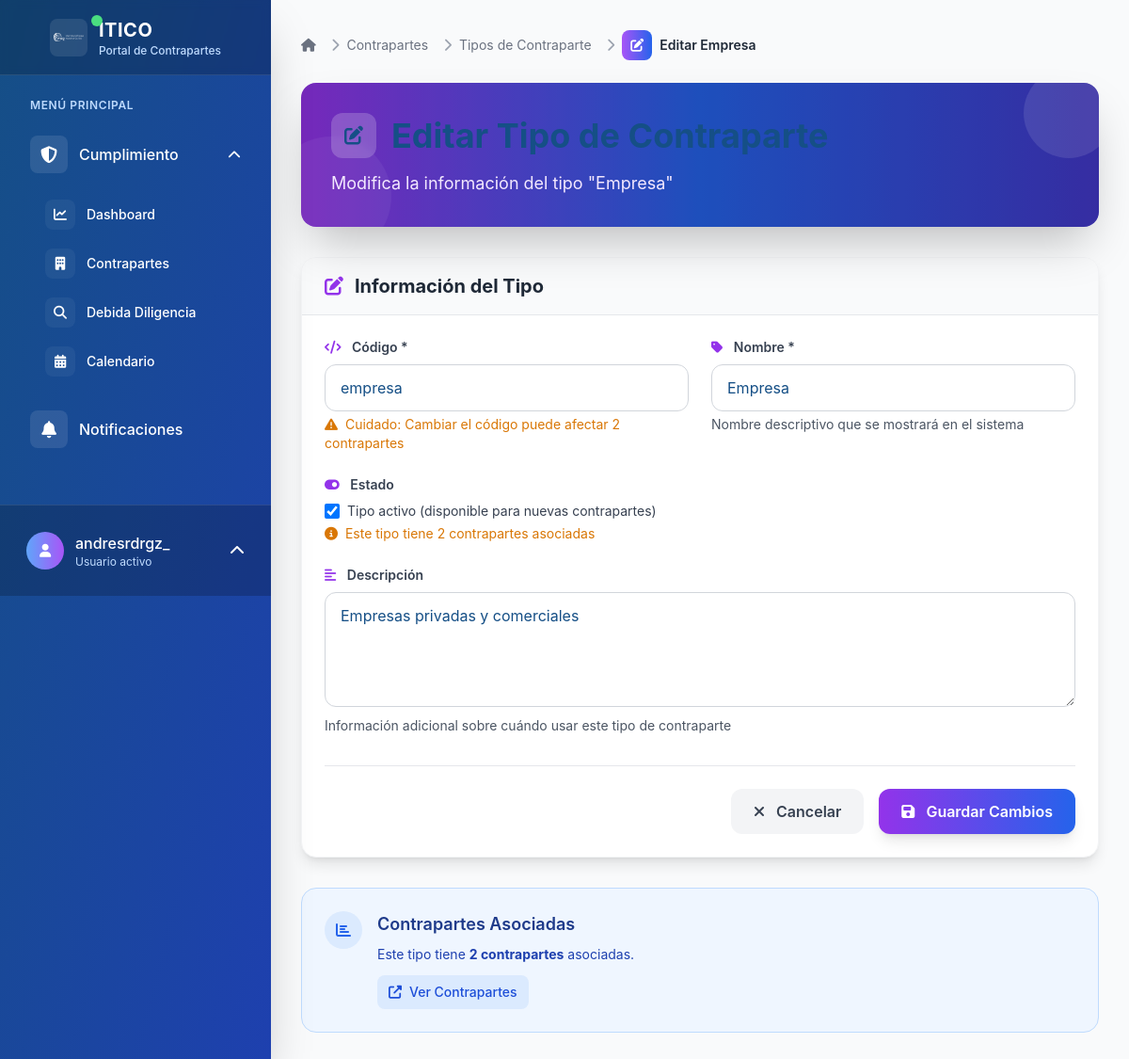
Screenshot of /contrapartes/tipos/1/editar/ (signed in) with the database file from the repository.
### contrapartes/models.py (models this page shows, shortened)
class TipoContraparte(models.Model):
    codigo = models.CharField(
        max_length=20,
        unique=True,
        verbose_name="Código",
        help_text="Código único para identificar el tipo (ej: empresa, ong, etc.)"
    )
    nombre = models.CharField(
        max_length=100,
        verbose_name="Nombre",
        help_text="Nombre descriptivo del tipo de contraparte"
    )
    descripcion = models.TextField(
        blank=True,
        null=True,
        verbose_name="Descripción",
        help_text="Descripción detallada del tipo de contraparte"
    )
    activo = models.BooleanField(
        default=True,
        verbose_name="Activo",
        help_text="Indica si este tipo está disponible para nuevas contrapartes"
    )
    creado_por = models.ForeignKey(
        User,
        on_delete=models.PROTECT,
        related_name='tipos_contraparte_creados',
        verbose_name="Creado por"
    )
    fecha_creacion = models.DateTimeField(auto_now_add=True, verbose_name="Fecha de creación")
    fecha_actualizacion = models.DateTimeField(auto_now=True, verbose_name="Última actualización")
    class Meta:
        verbose_name = "Tipo de Contraparte"
        verbose_name_plural = "Tipos de Contraparte"
        ordering = ['nombre']

### contrapartes/views.py (the view)
# urls.py: path('tipos/<int:pk>/editar/', views.TipoContraparteUpdateView.as_view(), name='tipo_editar'),
class TipoContraparteUpdateView(LoginRequiredMixin, UpdateView):
    model = TipoContraparte
    form_class = TipoContraparteForm
    template_name = 'contrapartes/tipo_editar.html'
    success_url = reverse_lazy('contrapartes:tipo_lista')

### templates/contrapartes/tipo_editar.html (shortened to what this page needs)
{% extends 'base.html' %}
{% block breadcrumb %}
<nav aria-label="breadcrumb" class="mb-6">
    <ol class="flex items-center space-x-2 text-sm">
        <li class="flex items-center">
            <a href="{% url 'dashboard:index' %}" class="text-gray-500 hover:text-gray-700 transition-colors duration-200">
                <i class="fas fa-home"></i>
            </a>
        </li>
        <li class="flex items-center">
            <i class="fas fa-chevron-right text-gray-400 mx-2"></i>
            <a href="{% url 'contrapartes:lista' %}" class="text-gray-500 hover:text-gray-700 transition-colors duration-200">
                Contrapartes
            </a>
        </li>
        <li class="flex items-center">
            <i class="fas fa-chevron-right text-gray-400 mx-2"></i>
            <a href="{% url 'contrapartes:tipo_lista' %}" class="text-gray-500 hover:text-gray-700 transition-colors duration-200">
                Tipos de Contraparte
            </a>
        </li>
        <li class="flex items-center">
            <i class="fas fa-chevron-right text-gray-400 mx-2"></i>
            <div class="flex items-center justify-center w-8 h-8 rounded-lg bg-gradient-to-r from-purple-500 to-blue-600 text-white mr-2">
                <i class="fas fa-edit text-sm"></i>
            </div>
            <span class="font-semibold text-gray-800">Editar {{ object.nombre }}</span>
        </li>
    </ol>
</nav>
{% endblock %}
{% block content %}
<div class="mb-8">
    <div class="bg-gradient-to-r from-purple-600 via-blue-600 to-indigo-700 rounded-2xl p-8 text-white shadow-2xl relative overflow-hidden">
        <div class="absolute inset-0 bg-black bg-opacity-20"></div>
        <div class="absolute -top-4 -right-4 w-24 h-24 bg-white bg-opacity-10 rounded-full"></div>
        <div class="absolute -bottom-8 -left-8 w-32 h-32 bg-white bg-opacity-5 rounded-full"></div>
        <div class="relative z-10">
            <h1 class="text-3xl lg:text-4xl font-bold mb-3 flex items-center">
                <div class="w-12 h-12 rounded-xl bg-white bg-opacity-20 flex items-center justify-center mr-4 backdrop-blur-sm">
                    <i class="fas fa-edit text-xl"></i>
                </div>
            </h1>
            <p class="text-lg text-purple-100 leading-relaxed">
                Modifica la información del tipo "{{ object.nombre }}"
            </p>
        </div>
    </div>
</div>
<div class="bg-white rounded-2xl shadow-lg border border-gray-100 overflow-hidden">
    <div class="px-6 py-4 border-b border-gray-200 bg-gray-50">
        <h2 class="text-xl font-bold text-gray-800 flex items-center">
            <i class="fas fa-edit mr-3 text-purple-600"></i>
            Información del Tipo
        </h2>
    </div>
    <form method="post" class="p-6">
        <div class="grid grid-cols-1 lg:grid-cols-2 gap-6">
            <div>
                <label for="{{ form.codigo.id_for_label }}" class="block text-sm font-semibold text-gray-700 mb-2">
                    <i class="fas fa-code text-purple-600 mr-2"></i>
                    Código *
                </label>
                <input type="text"
                       name="{{ form.codigo.name }}"
                       id="{{ form.codigo.id_for_label }}"
                       value="{{ form.codigo.value|default:'' }}"
                       class="w-full px-4 py-3 border border-gray-300 rounded-xl focus:ring-2 focus:ring-purple-500 focus:border-transparent transition-all duration-200 {% if form.codigo.errors %}border-red-500 focus:ring-red-500{% endif %}"
                       placeholder="Ej: empresa, ong, persona_natural"
                       required>
                {% if object.contrapartes.count > 0 %}
                <p class="mt-1 text-sm text-amber-600">
                    <i class="fas fa-exclamation-triangle mr-1"></i>
                    Cuidado: Cambiar el código puede afectar {{ object.contrapartes.count }} contraparte{{ object.contrapartes.count|pluralize }}
                </p>
                {% else %}
                <p class="mt-1 text-sm text-gray-600">Código único para identificar el tipo</p>
                {% endif %}
            </div>
            <div>
                <label for="{{ form.nombre.id_for_label }}" class="block text-sm font-semibold text-gray-700 mb-2">
                    <i class="fas fa-tag text-purple-600 mr-2"></i>
                    Nombre *
                </label>
                <input type="text"
                       name="{{ form.nombre.name }}"
                       id="{{ form.nombre.id_for_label }}"
                       value="{{ form.nombre.value|default:'' }}"
                       class="w-full px-4 py-3 border border-gray-300 rounded-xl focus:ring-2 focus:ring-purple-500 focus:border-transparent transition-all duration-200 {% if form.nombre.errors %}border-red-500 focus:ring-red-500{% endif %}"
                       placeholder="Ej: Empresa, ONG, Persona Natural"
                       required>
                <p class="mt-1 text-sm text-gray-600">Nombre descriptivo que se mostrará en el sistema</p>
            </div>
            <div class="lg:col-span-2">
                <label class="block text-sm font-semibold text-gray-700 mb-2">
                    <i class="fas fa-toggle-on text-purple-600 mr-2"></i>
                    Estado
                </label>
                <div class="flex items-center">
                    <input type="checkbox"
                           name="{{ form.activo.name }}"
                           id="{{ form.activo.id_for_label }}"
                           {% if form.activo.value %}checked{% endif %}
                           class="h-4 w-4 text-purple-600 focus:ring-purple-500 border-gray-300 rounded">
                    <label for="{{ form.activo.id_for_label }}" class="ml-2 text-sm text-gray-700">
                        Tipo activo (disponible para nuevas contrapartes)
                    </label>
                </div>
                {% if object.contrapartes.count > 0 %}
                <p class="mt-1 text-sm text-amber-600">
                    <i class="fas fa-info-circle mr-1"></i>
                    Este tipo tiene {{ object.contrapartes.count }} contraparte{{ object.contrapartes.count|pluralize }} asociada{{ object.contrapartes.count|pluralize }}
                </p>
                {% else %}
                <p class="mt-1 text-sm text-gray-600">Los tipos inactivos no aparecerán como opción al crear nuevas contrapartes</p>
                {% endif %}
            </div>
            <div class="lg:col-span-2">
                <label for="{{ form.descripcion.id_for_label }}" class="block text-sm font-semibold text-gray-700 mb-2">
                    <i class="fas fa-align-left text-purple-600 mr-2"></i>
                    Descripción
                </label>
                <textarea name="{{ form.descripcion.name }}"
                          id="{{ form.descripcion.id_for_label }}"
                          rows="4"
                          class="w-full px-4 py-3 border border-gray-300 rounded-xl focus:ring-2 focus:ring-purple-500 focus:border-transparent transition-all duration-200 {% if form.descripcion.errors %}border-red-500 focus:ring-red-500{% endif %}"
                          placeholder="Descripción detallada del tipo de contraparte (opcional)">{{ form.descripcion.value|default:'' }}</textarea>
                <p class="mt-1 text-sm text-gray-600">Información adicional sobre cuándo usar este tipo de contraparte</p>
            </div>
        </div>
        <div class="flex flex-col sm:flex-row sm:justify-end sm:items-center gap-4 mt-8 pt-6 border-t border-gray-200">
            <a href="{% url 'contrapartes:tipo_lista' %}" class="w-full sm:w-auto px-6 py-3 text-gray-700 bg-gray-100 rounded-xl font-semibold hover:bg-gray-200 transition-all duration-200 text-center">
                <i class="fas fa-times mr-2"></i>
                Cancelar
            </a>
            <button type="submit" class="w-full sm:w-auto px-6 py-3 bg-gradient-to-r from-purple-600 to-blue-600 text-white rounded-xl font-semibold hover:from-purple-700 hover:to-blue-700 transition-all duration-200 shadow-lg hover:shadow-xl">
                <i class="fas fa-save mr-2"></i>
                Guardar Cambios
            </button>
        </div>
    </form>
</div>
{% if object.contrapartes.count > 0 %}
<div class="mt-8 bg-blue-50 border border-blue-200 rounded-2xl p-6">
    <div class="flex items-start">
        <div class="flex-shrink-0">
            <div class="w-10 h-10 rounded-full bg-blue-100 flex items-center justify-center">
                <i class="fas fa-chart-bar text-blue-600"></i>
            </div>
        </div>
        <div class="ml-4">
            <h3 class="text-lg font-semibold text-blue-900 mb-2">Contrapartes Asociadas</h3>
            <p class="text-blue-800 text-sm mb-3">
                Este tipo tiene <strong>{{ object.contrapartes.count }} contraparte{{ object.contrapartes.count|pluralize }}</strong> asociada{{ object.contrapartes.count|pluralize }}.
            </p>
            <a href="{% url 'contrapartes:lista' %}?tipo={{ object.pk }}" class="inline-flex items-center px-3 py-2 bg-blue-100 text-blue-700 rounded-lg text-sm font-medium hover:bg-blue-200 transition-colors duration-200">
                <i class="fas fa-external-link-alt mr-2"></i>
                Ver Contrapartes
            </a>
        </div>
    </div>
</div>
{% endif %}
{% endblock %}

### templates/partials/user_menu.html (shortened to what this page needs)
{% if user.is_authenticated %}
    <div class="p-4 border-t border-white border-opacity-10 bg-black bg-opacity-20">
        <div class="relative">
            <button id="user-menu-button" class="group flex items-center w-full text-white hover:bg-white hover:bg-opacity-10 p-3 rounded-xl transition-all duration-300">
                <div class="flex items-center justify-center w-10 h-10 rounded-full bg-gradient-to-r from-blue-400 to-purple-500 mr-3 group-hover:scale-110 transition-transform duration-300">
                    <i class="fas fa-user text-sm"></i>
                </div>
                <div class="flex-1 text-left">
                    <p class="font-medium truncate group-hover:translate-x-1 transition-transform duration-300">{{ user.get_full_name|default:user.username }}</p>
                    <p class="text-xs text-blue-200">Usuario activo</p>
                </div>
                <i class="fas fa-chevron-up ml-2 transform group-hover:rotate-180 transition-transform duration-300" id="chevron-icon"></i>
            </button>
        </div>
    </div>
{% endif %}

### static/css/itico.css (style rules this page uses)
:root { --color-primario: #154F86; --color-blanco: #FFFFFF; --color-exito: #10B981; --color-advertencia: #F59E0B; --color-error: #EF4444; --color-info: #3B82F6; --color-fondo: var(--color-blanco); --color-fondo-secundario: #F9FAFB; --color-texto: var(--color-primario); --color-texto-secundario: #6B7280; --color-borde: #E5E7EB; --sombra-sm: 0 1px 2px 0 rgba(0, 0, 0, 0.05); --sombra-md: 0 4px 6px -1px rgba(0, 0, 0, 0.1); --sombra-lg: 0 10px 15px -3px rgba(0, 0, 0, 0.1); }
* { margin: 0; padding: 0; box-sizing: border-box; }
body { background: var(--color-fondo); color: var(--color-texto); font-family: -apple-system, BlinkMacSystemFont, 'Segoe UI', Roboto, Oxygen, Ubuntu, Cantarell, sans-serif; line-height: 1.6; }
h1, h2, h3, h4, h5, h6 { color: var(--color-primario); margin-bottom: 1rem; font-weight: 600; }
h1 { font-size: 2.5rem; }
h2 { font-size: 2rem; }
h3 { font-size: 1.75rem; }
a { color: var(--color-primario); text-decoration: none; transition: color 0.3s ease; }
.shadow-lg { box-shadow: var(--sombra-lg); }
.rounded { border-radius: 0.5rem; }
.rounded-lg { border-radius: 0.75rem; }
.p-3 { padding: 0.75rem; }
.p-4 { padding: 1rem; }
.p-6 { padding: 1.5rem; }
.mb-2 { margin-bottom: 0.5rem; }
.mb-3 { margin-bottom: 0.75rem; }
.mb-6 { margin-bottom: 1.5rem; }
.mt-1 { margin-top: 0.25rem; }

### rows the page displays
TipoContraparte: nombre "Empresa", codigo "empresa", contrapartes.count "2", descripcion "Empresas privadas y comerciales"

### other values shown
{{ user.get_full_name|default:user.username }} "andresrdrgz_"
